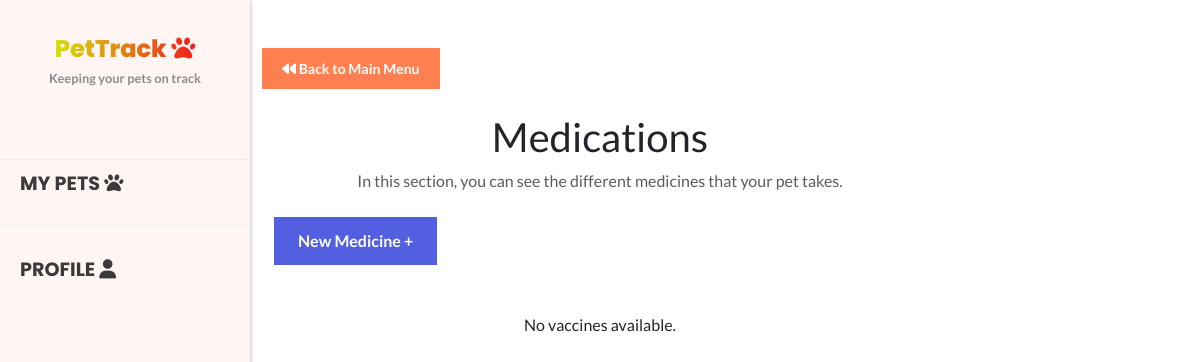
/pet/medications/66 (signed in), run on an earlier commit of the app's database.
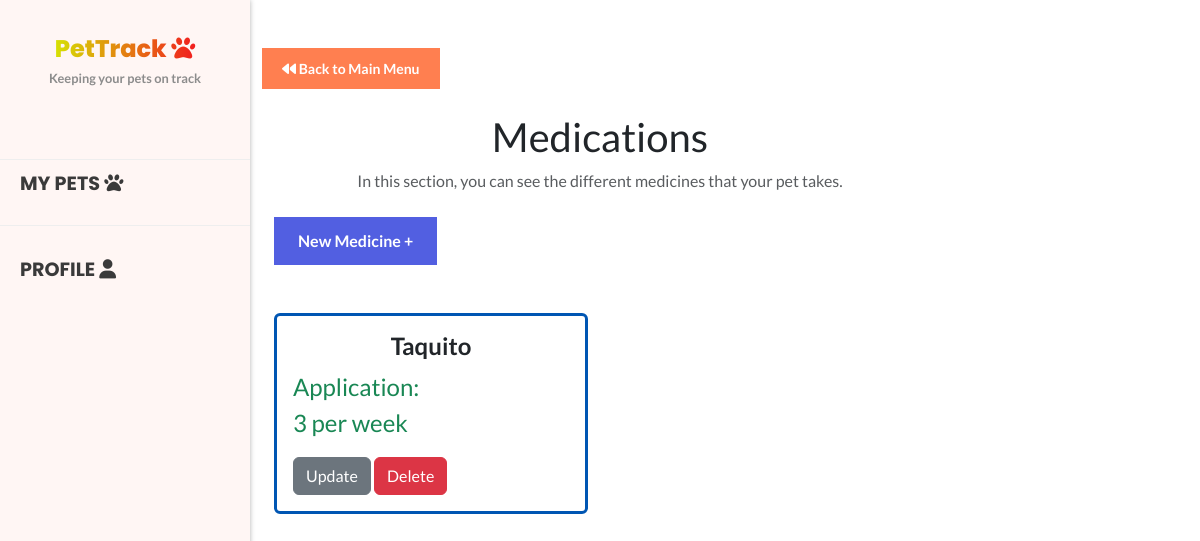
And on a later commit of the database.
### main/models.py (models this page shows, shortened)
class Medicines(models.Model):
    pet=models.ForeignKey(Pet,on_delete=models.CASCADE,related_name="medicines")
    name=models.CharField(max_length=50);
    frequency=models.CharField(max_length=50);

### main/views.py (the view)
# urls.py: path('pet/medications/<int:id>',views.medications,name="medications"),
@login_required
def medications(request,id):
      registers=Medicines.objects.filter(pet=id);
      return render(request, 'auth/medications.html', {
        'pet_id':id,
        'registers':registers
    })

### main/templates/auth/medications.html (shortened to what this page needs)
{% extends "adminLayout.html" %}
{% load static %}
{% block body %}
<a  class="btn-3" href="{% url "dashboard" id=pet_id %}" type="button"><i class="fa-solid fa-backward"></i> Back to Main Menu  </a>
<div class="container mt-4">
    <h1 class="text-center">Medications</h1>
    <p class="text-center text-muted">In this section, you can see the different medicines that your pet takes.</p>
</div>
<div class="container mt-4">
    <button class="btn-2" data-bs-toggle="modal" data-bs-target="#exampleModal" type="button">New Medicine +</button>
</div>
<div class="container mt-5">
  <div class="row">
    {% if registers %}
    {% for register in registers %}
      <div class="col-md-6">
        <div class="card vac-card mb-5">
          <div class="card-body">
            <h4 class="card-title text-center fw-bold">{{ register.name }}</h4>
            <p class="fs-4 text-success">Application: <br> {{ register.frequency }} </p>
            <button type="button" class="btn btn-secondary" type="button" data-bs-toggle="modal"
            data-bs-target="#editModal" data-name="{{register.name}}" data-frequency="{{register.frequency}}" data-id="{{register.id}}">Update</button>
          <button type="button" class="btn btn-danger deleteBtns" data-id="{{register.id}}" >Delete</button>
          </div>
        </div>
      </div>
    {% endfor %}
    {% else %}
    <p class="text-center">No vaccines available.</p>
  {% endif %}
  </div>
</div>
{% endblock body %}

What changed in the data, as far as the page shows it:
added Medicines: name "Taquito", frequency "3 per week"
Also different on the page:
text no longer shown: "No vaccines available."
